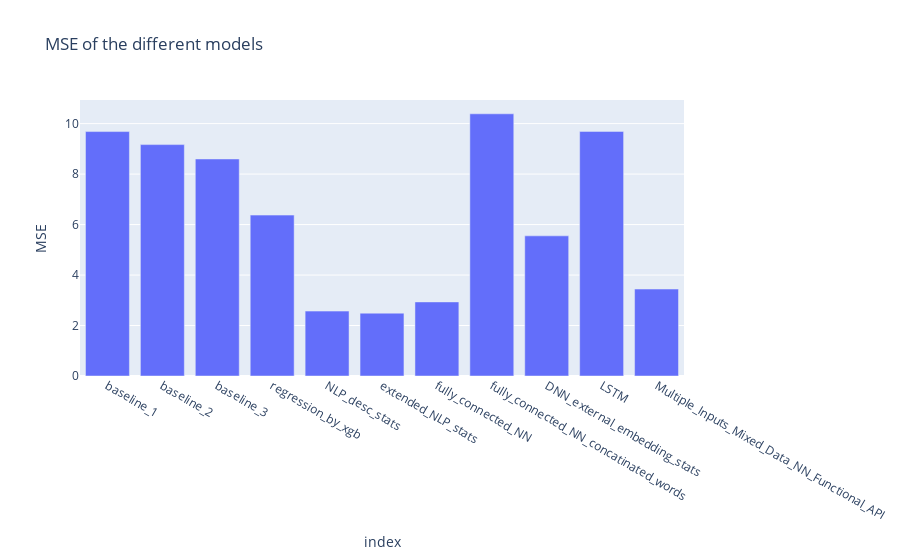

The notebook cell this image was saved under:
### Code cell
px.bar(all_compared, x=all_compared.index, y='MSE', 
        title="MSE of the different models")

### Figure 1 — Plotly figure (JSON) as saved in the notebook; plotly's stock layout.template omitted (floating-point values rounded to 4 significant figures)
{"data": [{"alignmentgroup": "True", "hovertemplate": "index=%{x}<br>MSE=%{y}<extra></extra>", "legendgroup": "", "marker": {"color": "#636efa", "pattern": {"shape": ""}}, "name": "", "offsetgroup": "", "orientation": "v", "showlegend": false, "textposition": "auto", "type": "bar", "x": ["baseline_1", "baseline_2", "baseline_3", "regression_by_xgb", "NLP_desc_stats", "extended_NLP_stats", "fully_connected_NN", "fully_connected_NN_concatinated_words", "DNN_external_embedding_stats", "LSTM", "Multiple_Inputs_Mixed_Data_NN_Functional_API"], "xaxis": "x", "y": [9.685, 9.169, 8.599, 6.375, 2.572, 2.49, 2.935, 10.39, 5.553, 9.692, 3.445], "yaxis": "y"}], "layout": {"autosize": true, "barmode": "relative", "legend": {"tracegroupgap": 0}, "title": {"text": "MSE of the different models"}, "xaxis": {"anchor": "y", "autorange": true, "domain": [0, 1], "range": [-0.5, 10.5], "title": {"text": "index"}, "type": "category"}, "yaxis": {"anchor": "x", "autorange": true, "domain": [0, 1], "range": [0, 10.94], "title": {"text": "MSE"}, "type": "linear"}}}
